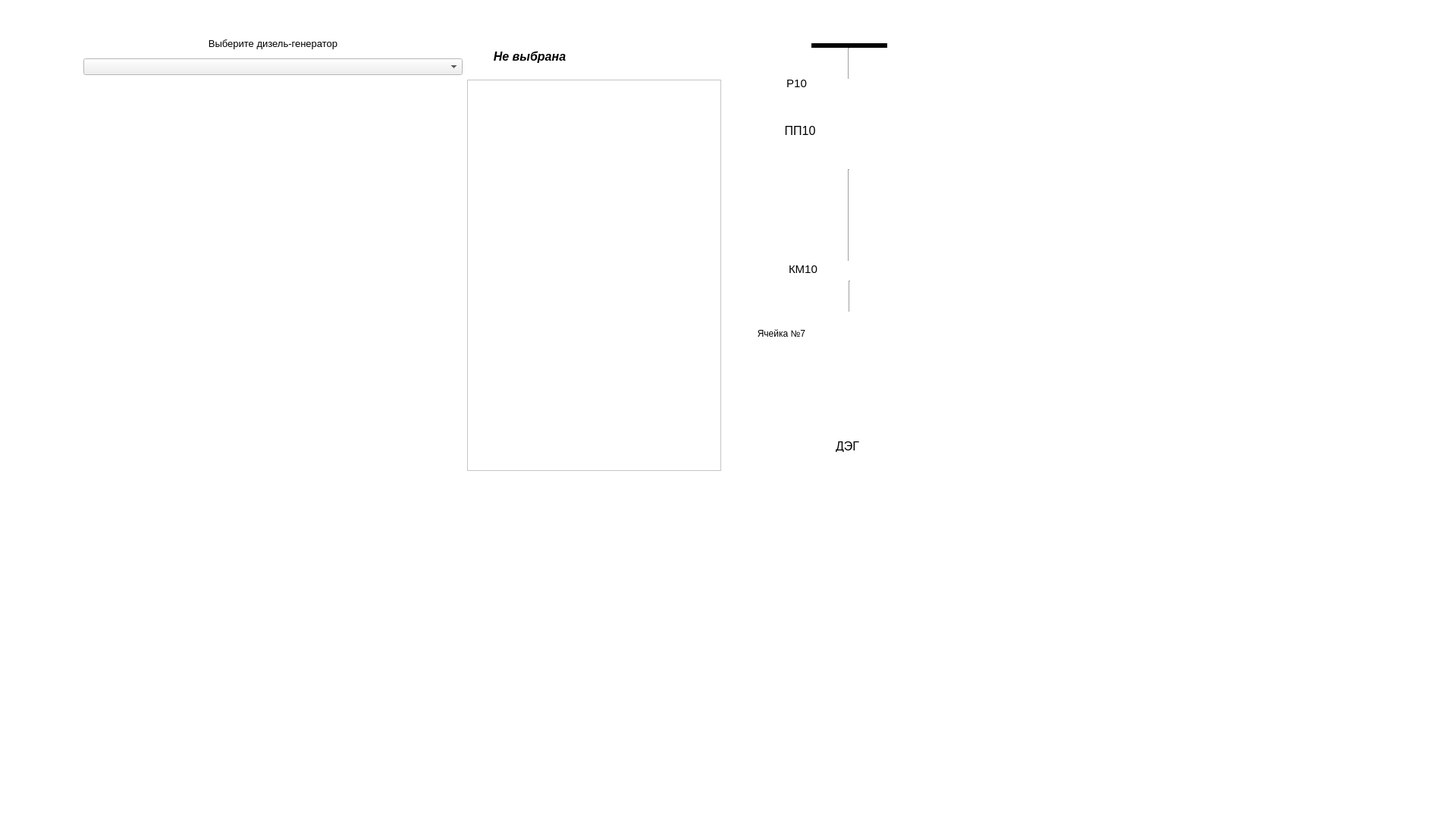
<?xml version="1.0" encoding="UTF-8"?>
<ui version="4.0">
 <class>Diesel</class>
 <widget class="QWidget" name="Diesel">
  <property name="geometry">
   <rect>
    <x>0</x>
    <y>0</y>
    <width>1920</width>
    <height>1080</height>
   </rect>
  </property>
  <property name="minimumSize">
   <size>
    <width>1920</width>
    <height>1080</height>
   </size>
  </property>
  <property name="palette">
   <palette>
    <active>
     <colorrole role="Base">
      <brush brushstyle="SolidPattern">
       <color alpha="255">
        <red>255</red>
        <green>255</green>
        <blue>255</blue>
       </color>
      </brush>
     </colorrole>
     <colorrole role="Window">
      <brush brushstyle="SolidPattern">
       <color alpha="255">
        <red>255</red>
        <green>255</green>
        <blue>255</blue>
       </color>
      </brush>
     </colorrole>
    </active>
    <inactive>
     <colorrole role="Base">
      <brush brushstyle="SolidPattern">
       <color alpha="255">
        <red>255</red>
        <green>255</green>
        <blue>255</blue>
       </color>
      </brush>
     </colorrole>
     <colorrole role="Window">
      <brush brushstyle="SolidPattern">
       <color alpha="255">
        <red>255</red>
        <green>255</green>
        <blue>255</blue>
       </color>
      </brush>
     </colorrole>
    </inactive>
    <disabled>
     <colorrole role="Base">
      <brush brushstyle="SolidPattern">
       <color alpha="255">
        <red>255</red>
        <green>255</green>
        <blue>255</blue>
       </color>
      </brush>
     </colorrole>
     <colorrole role="Window">
      <brush brushstyle="SolidPattern">
       <color alpha="255">
        <red>255</red>
        <green>255</green>
        <blue>255</blue>
       </color>
      </brush>
     </colorrole>
    </disabled>
   </palette>
  </property>
  <property name="windowTitle">
   <string>Form</string>
  </property>
  <widget class="QWidget" name="gridLayoutWidget_6">
   <property name="geometry">
    <rect>
     <x>110</x>
     <y>50</y>
     <width>841</width>
     <height>571</height>
    </rect>
   </property>
   <layout class="QGridLayout" name="gridLayoutWG_3">
    <item row="4" column="1">
     <widget class="QTableView" name="dieselView"/>
    </item>
    <item row="1" column="1" rowspan="3">
     <layout class="QHBoxLayout" name="horizontalLayout_16">
      <item>
       <widget class="QLabel" name="mSelectedWG_3">
        <property name="font">
         <font>
          <pointsize>12</pointsize>
          <weight>75</weight>
          <italic>true</italic>
          <bold>true</bold>
         </font>
        </property>
        <property name="text">
         <string>Не выбрана</string>
        </property>
        <property name="alignment">
         <set>Qt::AlignCenter</set>
        </property>
       </widget>
      </item>
      <item>
       <widget class="QLabel" name="mCheckIcon_3">
        <property name="text">
         <string/>
        </property>
        <property name="pixmap">
         <pixmap resource="rs.qrc">:/Resources/Icon/warning4.png</pixmap>
        </property>
        <property name="alignment">
         <set>Qt::AlignCenter</set>
        </property>
       </widget>
      </item>
     </layout>
    </item>
    <item row="1" column="0">
     <widget class="QLabel" name="label_11">
      <property name="font">
       <font>
        <pointsize>10</pointsize>
       </font>
      </property>
      <property name="layoutDirection">
       <enum>Qt::LeftToRight</enum>
      </property>
      <property name="text">
       <string>Выберите дизель-генератор</string>
      </property>
      <property name="alignment">
       <set>Qt::AlignCenter</set>
      </property>
     </widget>
    </item>
    <item row="4" column="0">
     <widget class="QLabel" name="DieselImage">
      <property name="sizePolicy">
       <sizepolicy hsizetype="Fixed" vsizetype="Fixed">
        <horstretch>0</horstretch>
        <verstretch>0</verstretch>
       </sizepolicy>
      </property>
      <property name="minimumSize">
       <size>
        <width>500</width>
        <height>500</height>
       </size>
      </property>
      <property name="maximumSize">
       <size>
        <width>500</width>
        <height>500</height>
       </size>
      </property>
      <property name="font">
       <font>
        <pointsize>37</pointsize>
       </font>
      </property>
      <property name="text">
       <string/>
      </property>
      <property name="scaledContents">
       <bool>true</bool>
      </property>
      <property name="alignment">
       <set>Qt::AlignCenter</set>
      </property>
     </widget>
    </item>
    <item row="3" column="0">
     <widget class="QComboBox" name="SelectDiesel">
      <property name="contextMenuPolicy">
       <enum>Qt::PreventContextMenu</enum>
      </property>
      <property name="currentText">
       <string/>
      </property>
     </widget>
    </item>
   </layout>
  </widget>
  <widget class="Line" name="line_30">
   <property name="geometry">
    <rect>
     <x>1070</x>
     <y>40</y>
     <width>100</width>
     <height>41</height>
    </rect>
   </property>
   <property name="font">
    <font>
     <pointsize>16</pointsize>
     <weight>75</weight>
     <bold>true</bold>
    </font>
   </property>
   <property name="frameShadow">
    <enum>QFrame::Plain</enum>
   </property>
   <property name="lineWidth">
    <number>6</number>
   </property>
   <property name="orientation">
    <enum>Qt::Horizontal</enum>
   </property>
  </widget>
  <widget class="ClickableLabel" name="disconnector3">
   <property name="geometry">
    <rect>
     <x>1103</x>
     <y>100</y>
     <width>31</width>
     <height>31</height>
    </rect>
   </property>
   <property name="cursor">
    <cursorShape>ArrowCursor</cursorShape>
   </property>
   <property name="text">
    <string/>
   </property>
   <property name="pixmap">
    <pixmap resource="rs.qrc">:/Resources/Icon/conected.png</pixmap>
   </property>
   <property name="scaledContents">
    <bool>false</bool>
   </property>
   <property name="alignment">
    <set>Qt::AlignCenter</set>
   </property>
  </widget>
  <widget class="ClickableLabel" name="label_362">
   <property name="geometry">
    <rect>
     <x>1103</x>
     <y>154</y>
     <width>31</width>
     <height>71</height>
    </rect>
   </property>
   <property name="text">
    <string/>
   </property>
   <property name="pixmap">
    <pixmap resource="rs.qrc">:/Resources/Icon/Предохранитель1.png</pixmap>
   </property>
   <property name="scaledContents">
    <bool>true</bool>
   </property>
  </widget>
  <widget class="Line" name="line_270">
   <property name="geometry">
    <rect>
     <x>1109</x>
     <y>63</y>
     <width>20</width>
     <height>41</height>
    </rect>
   </property>
   <property name="orientation">
    <enum>Qt::Vertical</enum>
   </property>
  </widget>
  <widget class="ClickableLabel" name="contactor3">
   <property name="geometry">
    <rect>
     <x>1103</x>
     <y>343</y>
     <width>31</width>
     <height>31</height>
    </rect>
   </property>
   <property name="cursor">
    <cursorShape>ArrowCursor</cursorShape>
   </property>
   <property name="text">
    <string/>
   </property>
   <property name="pixmap">
    <pixmap resource="rs.qrc">:/Resources/Icon/disconnector.png</pixmap>
   </property>
   <property name="scaledContents">
    <bool>false</bool>
   </property>
   <property name="alignment">
    <set>Qt::AlignLeading|Qt::AlignLeft|Qt::AlignVCenter</set>
   </property>
  </widget>
  <widget class="Line" name="line_271">
   <property name="geometry">
    <rect>
     <x>1110</x>
     <y>370</y>
     <width>20</width>
     <height>41</height>
    </rect>
   </property>
   <property name="orientation">
    <enum>Qt::Vertical</enum>
   </property>
  </widget>
  <widget class="QLabel" name="label_363">
   <property name="geometry">
    <rect>
     <x>1094</x>
     <y>410</y>
     <width>51</width>
     <height>51</height>
    </rect>
   </property>
   <property name="text">
    <string/>
   </property>
   <property name="pixmap">
    <pixmap resource="rs.qrc">:/Resources/Icon/motor.png</pixmap>
   </property>
   <property name="scaledContents">
    <bool>true</bool>
   </property>
  </widget>
  <widget class="QLabel" name="label_364">
   <property name="geometry">
    <rect>
     <x>1086</x>
     <y>457</y>
     <width>61</width>
     <height>101</height>
    </rect>
   </property>
   <property name="text">
    <string/>
   </property>
   <property name="pixmap">
    <pixmap resource="rs.qrc">:/Resources/Icon/diesel1.png</pixmap>
   </property>
   <property name="scaledContents">
    <bool>true</bool>
   </property>
  </widget>
  <widget class="Line" name="line_272">
   <property name="geometry">
    <rect>
     <x>1109</x>
     <y>223</y>
     <width>20</width>
     <height>121</height>
    </rect>
   </property>
   <property name="orientation">
    <enum>Qt::Vertical</enum>
   </property>
  </widget>
  <widget class="QLabel" name="label_371">
   <property name="geometry">
    <rect>
     <x>1090</x>
     <y>580</y>
     <width>55</width>
     <height>16</height>
    </rect>
   </property>
   <property name="font">
    <font>
     <pointsize>12</pointsize>
    </font>
   </property>
   <property name="text">
    <string>ДЭГ</string>
   </property>
   <property name="alignment">
    <set>Qt::AlignCenter</set>
   </property>
  </widget>
  <widget class="QLabel" name="label_388">
   <property name="geometry">
    <rect>
     <x>1030</x>
     <y>160</y>
     <width>50</width>
     <height>24</height>
    </rect>
   </property>
   <property name="font">
    <font>
     <pointsize>12</pointsize>
    </font>
   </property>
   <property name="text">
    <string>ПП10</string>
   </property>
   <property name="alignment">
    <set>Qt::AlignCenter</set>
   </property>
  </widget>
  <widget class="ClickableLabel" name="Con10">
   <property name="geometry">
    <rect>
     <x>1040</x>
     <y>340</y>
     <width>51</width>
     <height>31</height>
    </rect>
   </property>
   <property name="font">
    <font>
     <pointsize>11</pointsize>
    </font>
   </property>
   <property name="cursor">
    <cursorShape>PointingHandCursor</cursorShape>
   </property>
   <property name="text">
    <string>&lt;html&gt;&lt;head/&gt;&lt;body&gt;&lt;p&gt;&lt;span style=&quot; color:#000000;&quot;&gt;КМ10&lt;/span&gt;&lt;/p&gt;&lt;/body&gt;&lt;/html&gt;</string>
   </property>
  </widget>
  <widget class="ClickableLabel" name="cell7">
   <property name="geometry">
    <rect>
     <x>990</x>
     <y>420</y>
     <width>81</width>
     <height>41</height>
    </rect>
   </property>
   <property name="font">
    <font>
     <pointsize>9</pointsize>
    </font>
   </property>
   <property name="cursor">
    <cursorShape>PointingHandCursor</cursorShape>
   </property>
   <property name="text">
    <string>&lt;html&gt;&lt;head/&gt;&lt;body&gt;&lt;p&gt;&lt;span style=&quot; color:#000000;&quot;&gt;Ячейка №7&lt;/span&gt;&lt;/p&gt;&lt;/body&gt;&lt;/html&gt;</string>
   </property>
   <property name="alignment">
    <set>Qt::AlignCenter</set>
   </property>
  </widget>
  <widget class="ClickableLabel" name="Dis10">
   <property name="geometry">
    <rect>
     <x>1030</x>
     <y>90</y>
     <width>41</width>
     <height>41</height>
    </rect>
   </property>
   <property name="font">
    <font>
     <pointsize>11</pointsize>
    </font>
   </property>
   <property name="cursor">
    <cursorShape>PointingHandCursor</cursorShape>
   </property>
   <property name="text">
    <string>&lt;html&gt;&lt;head/&gt;&lt;body&gt;&lt;p&gt;&lt;span style=&quot; color:#000000;&quot;&gt;P10&lt;/span&gt;&lt;/p&gt;&lt;/body&gt;&lt;/html&gt;</string>
   </property>
   <property name="alignment">
    <set>Qt::AlignCenter</set>
   </property>
  </widget>
 </widget>
 <customwidgets>
  <customwidget>
   <class>ClickableLabel</class>
   <extends>QLabel</extends>
   <header>clickablelabel.h</header>
  </customwidget>
 </customwidgets>
 <resources>
  <include location="rs.qrc"/>
 </resources>
 <connections>
  <connection>
   <sender>SelectDiesel</sender>
   <signal>activated(QString)</signal>
   <receiver>mSelectedWG_3</receiver>
   <slot>setText(QString)</slot>
   <hints>
    <hint type="sourcelabel">
     <x>462</x>
     <y>120</y>
    </hint>
    <hint type="destinationlabel">
     <x>815</x>
     <y>111</y>
    </hint>
   </hints>
  </connection>
 </connections>
</ui>
